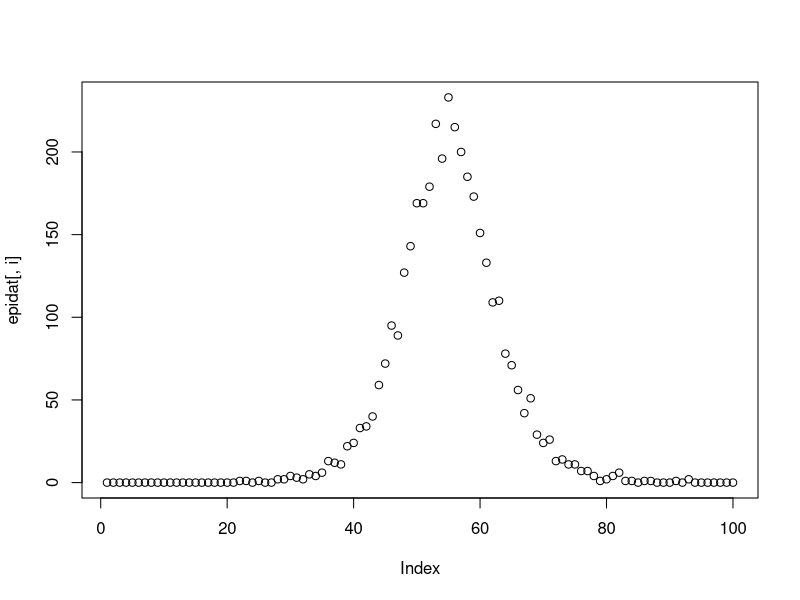
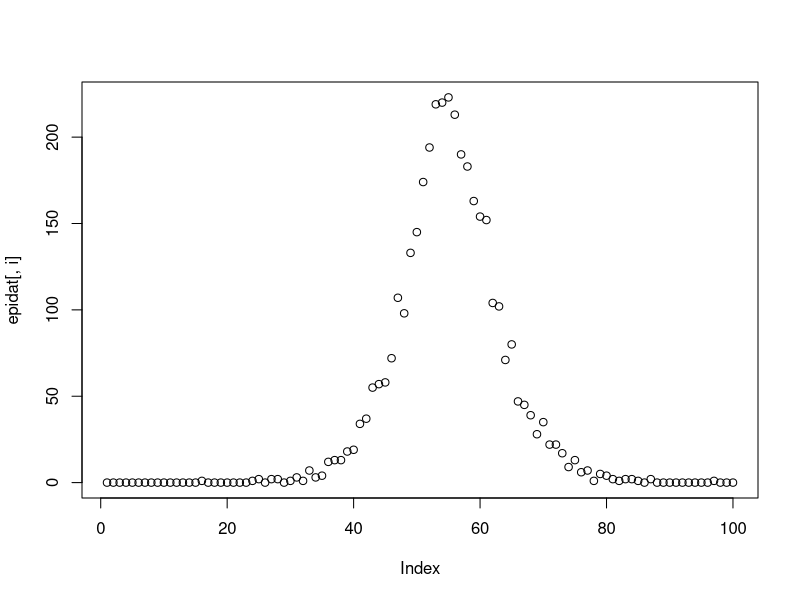
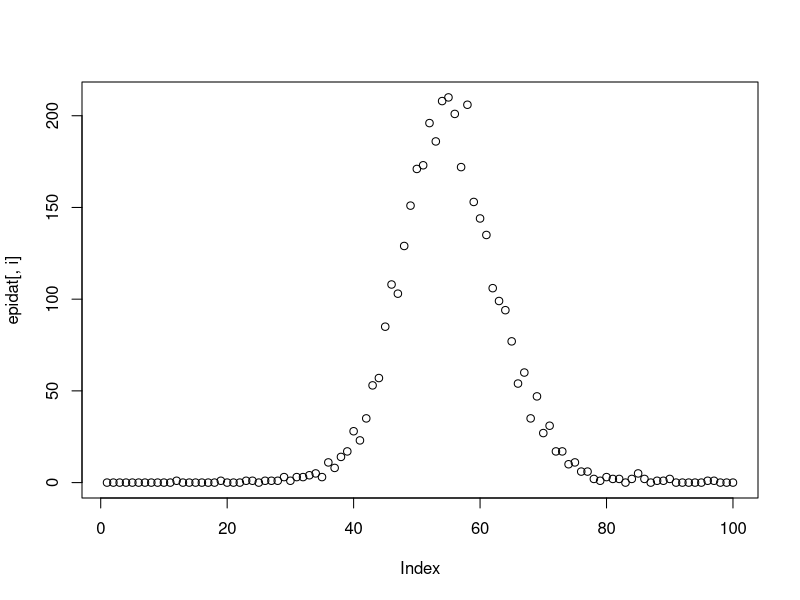
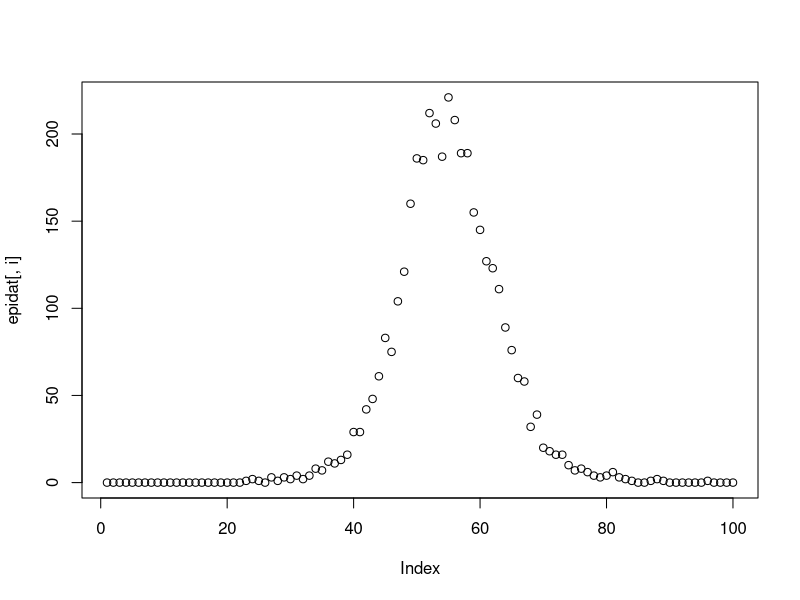
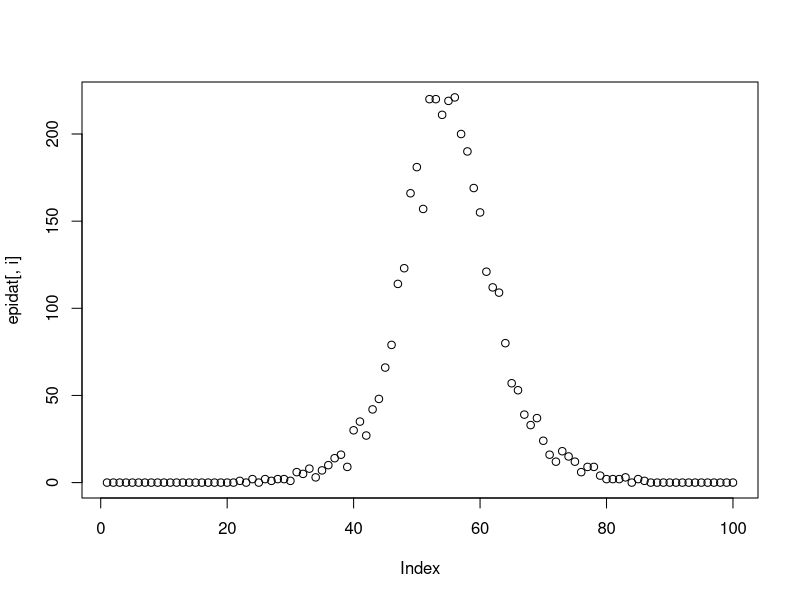
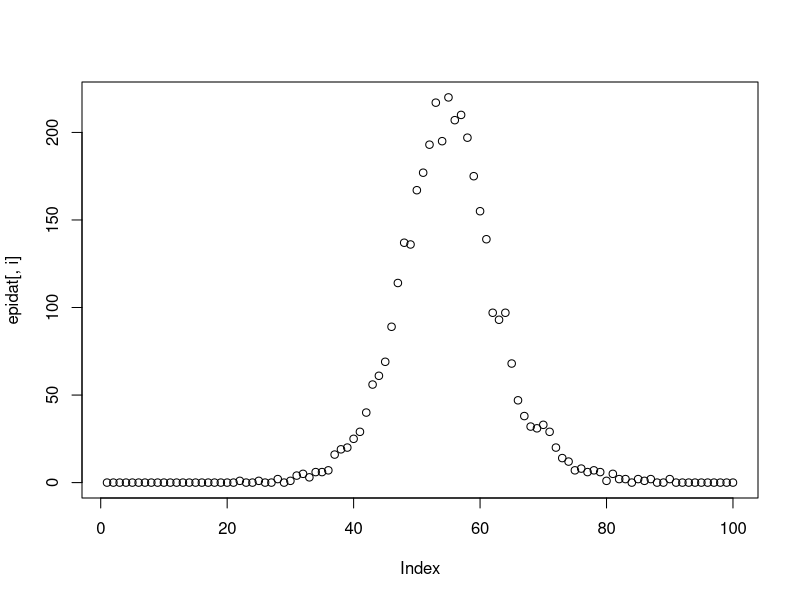
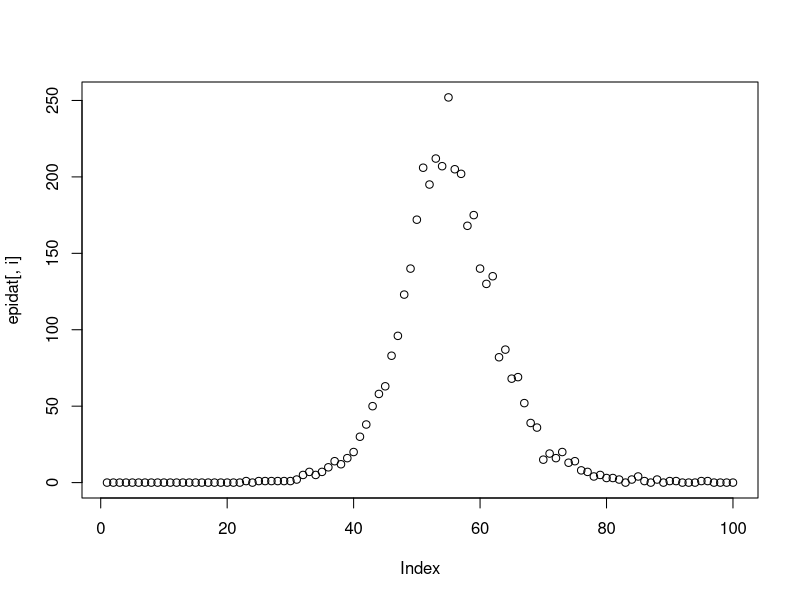
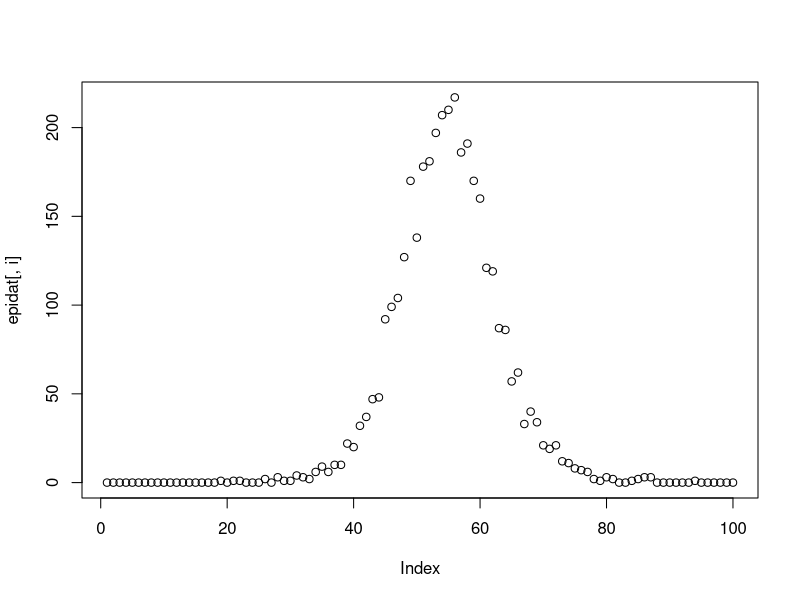

Generate these figures, in order, with R:
## simulate SIR
library(deSolve)
library(dplyr)

N0 <- 1e4
b <- 1.25
g <- 1
steps <- 101
reporting <- 1
nrep <- 200

init <- c(S=1-1e-7,I=1e-7,R=0,CI=0)


tt <- 1:steps
tt2 <- 1:(steps -1)
  
eqn <- function(time,state,parameters){
	with(as.list(c(state,parameters)),{
		dS <- -bet*S*I
    	dI <- bet*S*I-gamm*I
    	dR <- gamm*I
	 	dCI <- bet*S*I
   	return(list(c(dS,dI,dR,dCI)))
	})
}


	pars <- c(bet=b,gamm=g)

episim <- function(x,reporting_rate){
	out <- ode(y=init,times=tt,eqn,parms=x)
	df <- as.data.frame(out)
	Inc <- diff(df$CI)
	#Inc <- df$I
	Ipois <- sapply(Inc*N0,function(x){rpois(1,x*reporting_rate)})
	return(Ipois)
}

epidat <- replicate(nrep, episim(x=pars,reporting_rate=reporting))

for(i in 1:nrep){
	print(plot(epidat[,i]))
}
